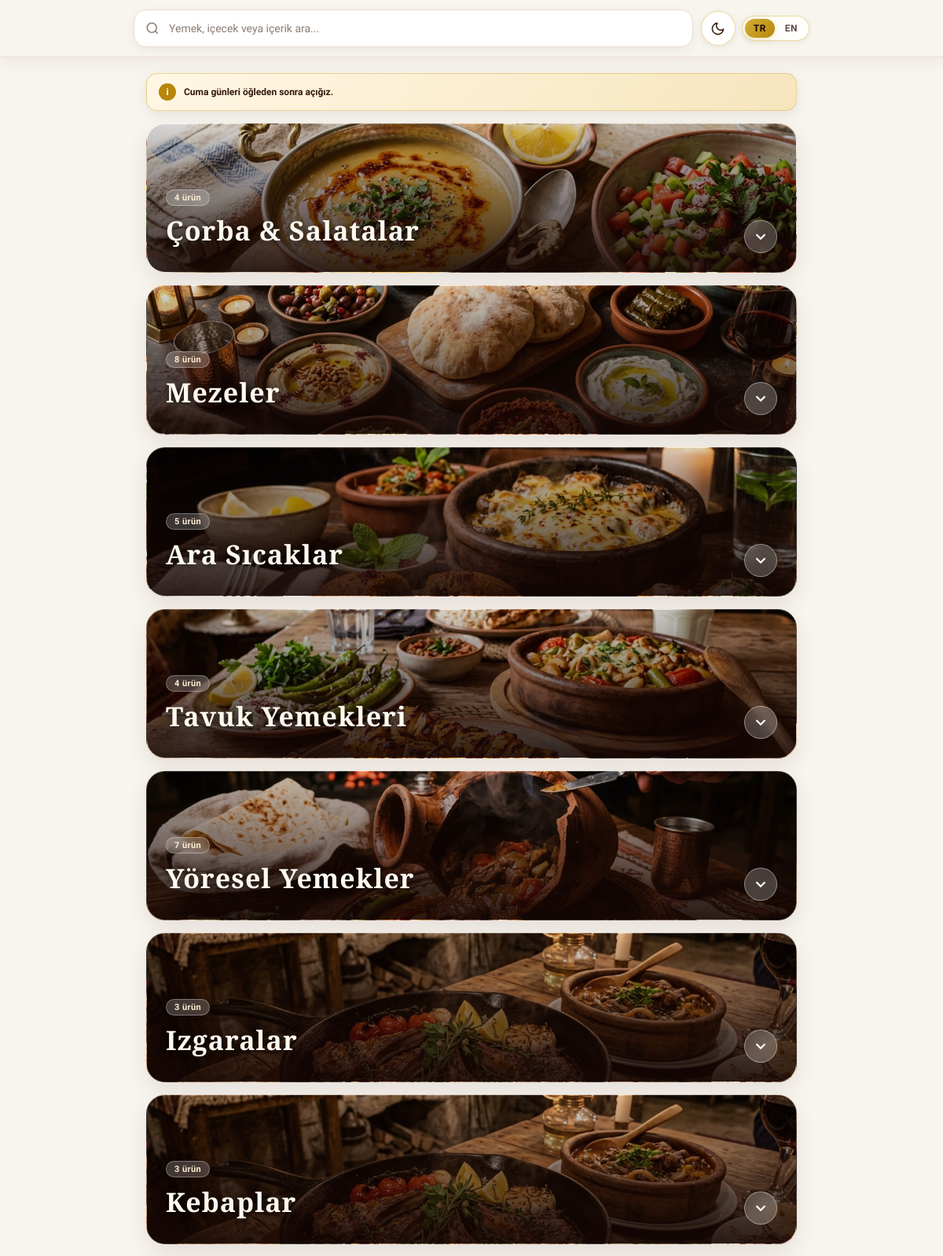
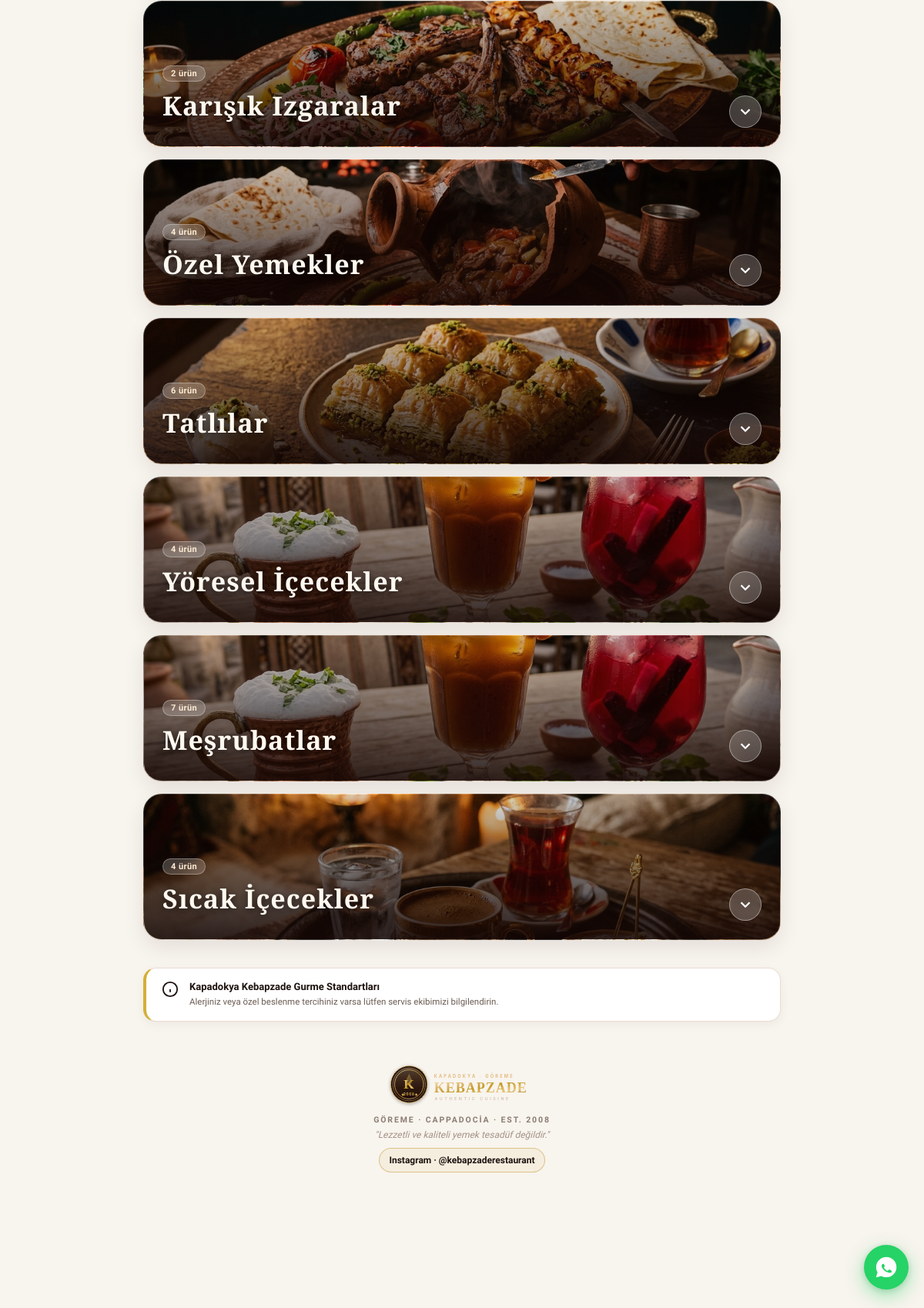
/qr-menu.php, run on the app's committed database (2 pictures, top to bottom).
### tables this page shows
CREATE TABLE `categories` (
  `id` int unsigned NOT NULL AUTO_INCREMENT,
  `name_tr` varchar(160) NOT NULL,
  `name_en` varchar(160) DEFAULT NULL,
  `slug` varchar(190) NOT NULL,
  `description_tr` text,
  `description_en` text,
  `image_path` varchar(255) DEFAULT NULL,
  `sort_order` int NOT NULL DEFAULT '0',
  `is_active` tinyint(1) NOT NULL DEFAULT '1',
  `created_at` timestamp NULL DEFAULT CURRENT_TIMESTAMP,
  `updated_at` timestamp NULL DEFAULT CURRENT_TIMESTAMP ON UPDATE CURRENT_TIMESTAMP,
  PRIMARY KEY (`id`),
  UNIQUE KEY `slug` (`slug`),
  KEY `idx_cat_sort` (`is_active`,`sort_order`)
);

CREATE TABLE `settings` (
  `key` varchar(120) NOT NULL,
  `value` text,
  PRIMARY KEY (`key`)
);

### app/functions.php (called while the page is built, shortened)
<?php
function e(?string $value): string {
    return htmlspecialchars((string)$value, ENT_QUOTES | ENT_SUBSTITUTE, 'UTF-8');
}
function base_url(string $path = ''): string {
    global $config;
    $base = rtrim((string)($config['app']['base_url'] ?? ''), '/');
    if ($base === '') {
        $protoHeader = trim(explode(',', (string)($_SERVER['HTTP_X_FORWARDED_PROTO'] ?? ''))[0] ?? '');
        $proto = strtolower($protoHeader) === 'https' || (!empty($_SERVER['HTTPS']) && $_SERVER['HTTPS'] !== 'off') ? 'https' : 'http';
        $hostHeader = trim(explode(',', (string)($_SERVER['HTTP_X_FORWARDED_HOST'] ?? $_SERVER['HTTP_HOST'] ?? ''))[0] ?? '');
        if ($hostHeader !== '' && preg_match('/^[A-Za-z0-9.-]+(?::[0-9]{1,5})?$/', $hostHeader)) {
            $base = $proto . '://' . $hostHeader;
        }
    }
    return $base !== '' ? $base . '/' . ltrim($path, '/') : '/' . ltrim($path, '/');
}
function setting(PDO $pdo, string $key, string $default = ''): string {
    static $cache = [];
    try {
        $q = $pdo->prepare('SELECT value FROM settings WHERE `key` = ? LIMIT 1');
        $q->execute([$key]);
        $v = $q->fetchColumn();
        $cache[$key] = $v === false ? $default : (string)$v;
        return (string)$cache[$key];
    } catch (Throwable $e) {
        return $default;
    }
}
function lang(): string {
    return ($_SESSION['site_lang'] ?? 'tr') === 'en' ? 'en' : 'tr';
}
function image_url(?string $path): string {
    return base_url($path);
}

### qr-menu.php (the view, shortened to what this page needs)
<?php
require __DIR__ . '/app/bootstrap.php';
$L = lang();
$nameCol = $L === 'en' ? 'name_en' : 'name_tr';
$restaurant = setting($pdo, 'restaurant_name', 'Kapadokya Kebapzade Restaurant');
$logo = image_url(setting($pdo, 'logo_image', '/assets/images/logo.svg'));
$phone = setting($pdo, 'phone', '+90 384 271 30 12');
$whatsapp = preg_replace('/\D+/', '', setting($pdo, 'whatsapp', '903842713012'));
$maps = setting($pdo, 'maps_url', 'https://www.google.com/maps/search/?api=1&query=Kebapzade+Goreme');
$wifiPass = setting($pdo, 'wifi_pass', 'kebapzade2026');
$hours = setting($pdo, $L === 'en' ? 'hours_en' : 'hours_tr', $L === 'en' ? '10:00 – 23:00' : '10.00 – 23.00');
$fridayNotice = trim(setting($pdo, $L === 'en' ? 'friday_notice_en' : 'friday_notice_tr'));
$instagram = trim(setting($pdo, 'instagram', 'https://www.instagram.com/kebapzaderestaurant/'));
$tableParam = trim((string)($_GET['table'] ?? ''));
$cats = $pdo->query('SELECT * FROM categories WHERE is_active=1 ORDER BY sort_order,id')->fetchAll();
$itemQ = $pdo->prepare('SELECT * FROM items WHERE category_id=? AND is_active=1 ORDER BY sort_order,id');
$t = [
    'menu' => $L === 'en' ? 'Digital Menu' : 'Dijital Menü',
    'search' => $L === 'en' ? 'Search dishes, drinks or ingredients...' : 'Yemek, içecek veya içerik ara...',
    'none' => $L === 'en' ? 'No dishes match your search.' : 'Aramanıza uygun ürün bulunamadı.',
    'items' => $L === 'en' ? 'dishes' : 'ürün',
    'featured' => $L === 'en' ? 'Chef’s Signature' : 'Şefin İmzası',
    'veg' => $L === 'en' ? 'Vegetarian' : 'Vejetaryen',
    'spicy' => $L === 'en' ? 'Spicy' : 'Acılı',
    'allergen' => $L === 'en' ? 'Please inform our service team regarding food allergies and dietary preferences.' : 'Alerjiniz veya özel beslenme tercihiniz varsa lütfen servis ekibimizi bilgilendirin.',
    'filter_all' => $L === 'en' ? 'All' : 'Tümü',
    'filter_featured' => $L === 'en' ? 'Signature' : 'İmza Lezzetler',
    'filter_spicy' => $L === 'en' ? 'Spicy' : 'Acılı',
    'filter_veg' => $L === 'en' ? 'Vegetarian' : 'Vejetaryen',
    'table_prefix' => $L === 'en' ? 'Table' : 'Masa',
    'wifi_copied' => $L === 'en' ? 'Wi-Fi password copied!' : 'Wi-Fi şifresi kopyalandı!',
    'tap_to_zoom' => $L === 'en' ? 'Tap photo to zoom' : 'Fotoğrafı büyütmek için dokunun',
];
?>
<!doctype html>
<html lang="<?=$L?>">
<head>
<link rel="stylesheet" href="<?=e(base_url('/assets/css/qr-menu.css?v=' . filemtime(__DIR__ . '/assets/css/qr-menu.css')))?>">
</head>
<body class="menu-page">
<div class="menu-sticky-dock">
  <div class="search-wrap-unified">
    <div class="search-input-shell">
      <svg class="search-icon" viewBox="0 0 24 24" fill="none" stroke="currentColor" stroke-width="2">
        <circle cx="11" cy="11" r="8"></circle>
        <line x1="21" y1="21" x2="16.65" y2="16.65"></line>
      </svg>
      <input type="search" data-menu-search placeholder="<?=e($t['search'])?>" autocomplete="off" spellcheck="false">
    </div>
    <div class="search-meta-actions">
      <button type="button" class="theme-toggle-btn" data-theme-toggle title="<?= $L === 'en' ? 'Toggle Dark / Light Theme' : 'Aydınlık / Karanlık Mod' ?>" aria-label="<?= $L === 'en' ? 'Toggle Theme' : 'Görünüm Modunu Değiştir' ?>">
        <span class="theme-icon-moon" aria-hidden="true">
          <svg viewBox="0 0 24 24" fill="none" stroke="currentColor" stroke-width="2" stroke-linecap="round" stroke-linejoin="round"><path d="M21 12.79A9 9 0 1 1 11.21 3 7 7 0 0 0 21 12.79z"></path></svg>
        </span>
      </button>
      <nav class="menu-languages" aria-label="Language Switch">
        <a class="<?=$L === 'tr' ? 'active' : ''?>" href="?lang=tr<?= $tableParam ? '&table='.urlencode($tableParam) : '' ?>">TR</a>
        <a class="<?=$L === 'en' ? 'active' : ''?>" href="?lang=en<?= $tableParam ? '&table='.urlencode($tableParam) : '' ?>">EN</a>
      </nav>
    </div>
  </div>
</div>
<main class="menu-content-wrap">
  <div class="menu-friday-notice" role="note">
    <span aria-hidden="true">i</span>
    <strong><?=e($fridayNotice)?></strong>
  </div>
  <div class="category-sections-list">
    <?php foreach ($cats as $cat):
      $itemQ->execute([$cat['id']]);
      $items = $itemQ->fetchAll();
      $catName = $cat[$nameCol] ?: $cat['name_tr'];
      $cover = image_url($cat['image_path'] ?? '');
      $catSearch = $cat['name_tr'].' '.$cat['name_en'].' '.$cat['description_tr'].' '.$cat['description_en'];
    ?>
    <section class="menu-category-section" id="cat-<?=e($cat['slug'])?>" data-category data-category-search="<?=e($catSearch)?>">
      <button type="button" class="category-hero-card" data-category-toggle aria-expanded="false" style="--cat-bg:url('<?=e($cover)?>')">
        <div class="cat-overlay"></div>
        <div class="cat-hero-info">
          <div class="cat-badge-line">
            <span class="cat-count-badge"><?=count($items)?> <?=e($t['items'])?></span>
          </div>
          <h2 class="cat-hero-title"><?=e($catName)?></h2>
        </div>
        <div class="cat-toggle-indicator" aria-hidden="true">
          <svg class="chevron-icon" viewBox="0 0 24 24" fill="none" stroke="currentColor" stroke-width="2.5"><polyline points="6 9 12 15 18 9"></polyline></svg>
        </div>
      </button>
    </section>
    <?php endforeach; ?>
  </div>
  <aside class="allergen-box">
    <div class="allergen-icon">
      <svg width="22" height="22" viewBox="0 0 24 24" fill="none" stroke="currentColor" stroke-width="2"><circle cx="12" cy="12" r="10"></circle><line x1="12" y1="16" x2="12" y2="12"></line><line x1="12" y1="8" x2="12.01" y2="8"></line></svg>
    </div>
    <div class="allergen-content">
      <strong>Kapadokya Kebapzade Gurme Standartları</strong>
      <p><?=e($t['allergen'])?></p>
    </div>
  </aside>
  <footer class="qr-luxury-footer">
    <div class="foot-crest">
      <img src="<?=e($logo)?>" alt="<?=e($restaurant)?>" width="200" height="62">
    </div>
    <p class="foot-heritage">Göreme · Cappadocia · Est. 2008</p>
    <p class="foot-quote">"Lezzetli ve kaliteli yemek tesadüf değildir."</p>
    <a class="qr-instagram-link" href="<?=e($instagram)?>" target="_blank" rel="noopener">Instagram · @kebapzaderestaurant</a>
  </footer>
</main>
<?php if ($whatsapp): ?>
<a href="https://wa.me/<?=e($whatsapp)?><?= $tableParam ? '?text='.urlencode('Merhaba Kebapzade, Masa '.$tableParam.' için servis rica ediyoruz.') : '' ?>"
   target="_blank"
   rel="noopener"
   class="floating-wa-circle"
   aria-label="WhatsApp İletişim">
</a>
<?php endif; ?>
</body>
</html>

### data on the page
categories: image_path (picture), count($items) "4", name_tr "Çorba & Salatalar"
categories: image_path (picture), count($items) "8", name_tr "Mezeler"
categories: image_path (picture), count($items) "5", name_tr "Ara Sıcaklar"
categories: image_path (picture), count($items) "4", name_tr "Tavuk Yemekleri"
categories: image_path (picture), count($items) "7", name_tr "Yöresel Yemekler"
categories: image_path (picture), count($items) "3", name_tr "Izgaralar"
categories: image_path (picture), count($items) "3", name_tr "Kebaplar"
categories: image_path (picture), count($items) "2", name_tr "Karışık Izgaralar"
categories: image_path (picture), count($items) "4", name_tr "Özel Yemekler"
categories: image_path (picture), count($items) "6", name_tr "Tatlılar"
categories: image_path (picture), count($items) "4", name_tr "Yöresel İçecekler"
categories: image_path (picture), count($items) "7", name_tr "Meşrubatlar"
categories: image_path (picture), count($items) "4", name_tr "Sıcak İçecekler"
settings: value (picture)

### other printed values
$fridayNotice "Cuma günleri öğleden sonra açığız."
$t['allergen'] "Alerjiniz veya özel beslenme tercihiniz varsa lütfen servis ekibimizi bilgilendirin."
